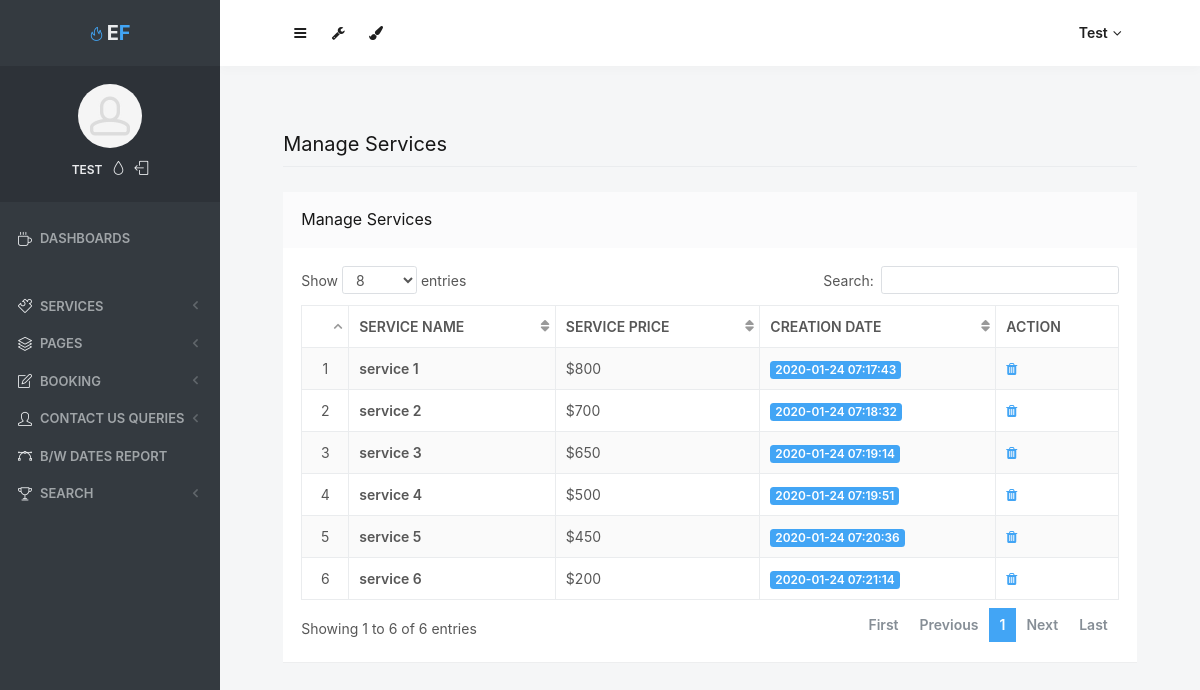
Screenshot of /admin/manage-services.php (signed in) with the database file from the repository.
### tables this page shows
CREATE TABLE `tblservice` (
  `ID` int(10) NOT NULL,
  `ServiceName` varchar(200) DEFAULT NULL,
  `SerDes` varchar(250) NOT NULL,
  `ServicePrice` varchar(200) DEFAULT NULL,
  `CreationDate` timestamp NULL DEFAULT current_timestamp()
);

### admin/manage-services.php (the view, shortened to what this page needs)
<?php
include('includes/dbconnection.php');
if (strlen($_SESSION['odmsaid']==0)) {
  header('location:logout.php');
  } else{
  ?>
<!doctype html>
<html lang="en" class="no-focus">
    <head>
        <link rel="stylesheet" href="assets/js/plugins/datatables/dataTables.bootstrap4.min.css">
        <link rel="stylesheet" id="css-main" href="assets/css/codebase.min.css">
    </head>
    <body>
        <div id="page-container" class="sidebar-o sidebar-inverse side-scroll page-header-fixed main-content-narrow">
           <?php include_once('includes/sidebar.php');?>
          <?php include_once('includes/header.php');?>
            <main id="main-container">
                <div class="content">
                    <h2 class="content-heading">Manage Services</h2>
                    <div class="block">
                        <div class="block-header block-header-default">
                            <h3 class="block-title">Manage Services</h3>
                        </div>
                        <div class="block-content block-content-full">
                            <table class="table table-bordered table-striped table-vcenter js-dataTable-full-pagination">
                                <thead>
                                    <tr>
                                        <th class="text-center"></th>
                                        <th>Service Name</th>
                                        <th class="d-none d-sm-table-cell">Service Price</th>
                                        <th class="d-none d-sm-table-cell">Creation Date</th>
                                        <th class="d-none d-sm-table-cell" style="width: 15%;">Action</th>
                                       </tr>
                                </thead>
                                <tbody>
                                    <?php
$sql="SELECT * from tblservice";
$query = $dbh -> prepare($sql);
$query->execute();
$results=$query->fetchAll(PDO::FETCH_OBJ);
$cnt=1;
if($query->rowCount() > 0)
{
foreach($results as $row)
{               ?>
                                    <tr>
                                        <td class="text-center"><?php echo htmlentities($cnt);?></td>
                                        <td class="font-w600"><?php  echo htmlentities($row->ServiceName);?></td>
                                        <td class="d-none d-sm-table-cell">$<?php  echo htmlentities($row->ServicePrice);?></td>
                                        <td class="d-none d-sm-table-cell">
                                            <span class="badge badge-primary"><?php  echo htmlentities($row->CreationDate);?></span>
                                        </td>
                                         <td class="d-none d-sm-table-cell"><a href="manage-services.php?delid=<?php echo ($row->ID);?>" onclick="return confirm('Do you really want to Delete ?');"><i class="fa fa-trash fa-delete" aria-hidden="true"></i></a></td>
                                    </tr>
                                    <?php $cnt=$cnt+1;}} ?>
                                </tbody>
                            </table>
                        </div>
                    </div>
                </div>
            </main>
        </div>
    </body>
</html>
<?php }  ?>

### admin/includes/sidebar.php (shortened to what this page needs)
<?php
   include('includes/dbconnection.php');
   if (strlen($_SESSION['odmsaid'] == 0)) {
       header('location:logout.php');
   } else {
   ?>
    <nav id="sidebar">
        <div id="sidebar-scroll">
            <div class="sidebar-content">
                <div class="content-header content-header-fullrow px-15">
                    <div class="content-header-section text-center align-parent sidebar-mini-hidden">
                        <div class="content-header-item">
                            <a class="link-effect font-w700" href="dashboard.php">
                                <i class="si si-fire text-primary"></i>
                                <span class="font-size-xl text-dual-primary-dark">E</span><span class="font-size-xl text-primary">F</span>
                            </a>
                        </div>
                    </div>
                </div>
                <div class="content-side content-side-full content-side-user px-10 align-parent">
                    <div class="sidebar-mini-hidden-b text-center">
                        <a class="img-link" href="be_pages_generic_profile.html">
                            <img class="img-avatar" src="assets/img/avatars/avatar15.jpg" alt="">
                        </a>
                        <ul class="list-inline mt-10">
                            <?php
                               $aid = $_SESSION['odmsaid'];
                               $sql = "SELECT AdminName from  tbladmin where ID=:aid";
                               $query = $dbh->prepare($sql);
                               $query->bindParam(':aid', $aid, PDO::PARAM_STR);
                               $query->execute();
                               $results = $query->fetchAll(PDO::FETCH_OBJ);
                               $cnt = 1;
                               if ($query->rowCount() > 0) {
                                   foreach ($results as $row) {               ?>
                                    <li class="list-inline-item">
                                        <a class="link-effect text-dual-primary-dark font-size-xs font-w600 text-uppercase" href="admin-profile.php"><?php echo $row->AdminName; ?></a>
                                    </li><?php $cnt = $cnt + 1;
                                       }
                                   } ?>
                            <li class="list-inline-item">
                                <a class="link-effect text-dual-primary-dark" data-toggle="layout" data-action="sidebar_style_inverse_toggle" href="admin-profile.php">
                                    <i class="si si-drop"></i>
                                </a>
                            </li>
                            <li class="list-inline-item">
                                <a class="link-effect text-dual-primary-dark" href="logout.php">
                                    <i class="si si-logout"></i>
                                </a>
                            </li>
                        </ul>
                    </div>
                </div>
                <div class="content-side content-side-full">
                    <ul class="nav-main">
                        <li class="open">
                            <a href="dashboard.php"><i class="si si-cup"></i><span class="sidebar-mini-hide">Dashboards</span></a>
                        </li>
                        <li class="nav-main-heading"><span class="sidebar-mini-visible">UI</span><span class="sidebar-mini-hidden"></span></li>
                        <li>
                            <a class="nav-submenu" data-toggle="nav-submenu"><i class="si si-puzzle"></i><span class="sidebar-mini-hide"></span>Services</a>
                        </li>
                        <li>
                            <a class="nav-submenu" data-toggle="nav-submenu" href="#"><i class="si si-layers"></i><span class="sidebar-mini-hide">Pages</span></a>
                        </li>
                        <li>
                            <a class="nav-submenu" data-toggle="nav-submenu" href="#"><i class="si si-note"></i><span class="sidebar-mini-hide">Booking</span></a>
                        </li>
                        <li>
                            <a class="nav-submenu" data-toggle="nav-submenu" href="#"><i class="si si-user"></i><span class="sidebar-mini-hide">Contact Us Queries</span></a>
                        </li>
                        <li>
                            <a href="between-dates-report.php"><i class="si si-vector"></i><span class="sidebar-mini-hide">B/w Dates Report</span></a>
                        </li>
                        <li>
                            <a class="nav-submenu" data-toggle="nav-submenu" href="#"><i class="si si-trophy"></i><span class="sidebar-mini-hide">Search</span></a>
                        </li>
                    </ul>
                </div>
            </div>
        </div>
    </nav>
<?php }  ?>

### admin/includes/header.php (shortened to what this page needs)
<?php
 include('includes/dbconnection.php');
 if (strlen($_SESSION['odmsaid'] == 0)) {
     header('location:logout.php');
 } else {
 ?>
    <header id="page-header">
        <div class="content-header">
            <div class="content-header-section">
                <button type="button" class="btn btn-circle btn-dual-secondary" data-toggle="layout" data-action="sidebar_toggle">
                    <i class="fa fa-navicon"></i>
                </button>
                <div class="btn-group" role="group">
                    <button type="button" class="btn btn-circle btn-dual-secondary" id="page-header-options-dropdown" data-toggle="dropdown" aria-haspopup="true" aria-expanded="false">
                        <i class="fa fa-wrench"></i>
                    </button>
                </div>
                <div class="btn-group" role="group">
                    <button type="button" class="btn btn-circle btn-dual-secondary" id="page-header-themes-dropdown" data-toggle="dropdown" aria-haspopup="true" aria-expanded="false">
                        <i class="fa fa-paint-brush"></i>
                    </button>
                </div>
            </div>
            <div class="content-header-section">
                <div class="btn-group" role="group">
                    <?php
                     $aid = $_SESSION['odmsaid'];
                     $sql = "SELECT AdminName from  tbladmin where ID=:aid";
                     $query = $dbh->prepare($sql);
                     $query->bindParam(':aid', $aid, PDO::PARAM_STR);
                     $query->execute();
                     $results = $query->fetchAll(PDO::FETCH_OBJ);
                     if ($query->rowCount() > 0) {
                         foreach ($results as $row) {               ?>
                            <button type="button" class="btn btn-rounded btn-dual-secondary" id="page-header-user-dropdown" data-toggle="dropdown" aria-haspopup="true" aria-expanded="false">
                                <?php echo $row->AdminName; ?><i class="fa fa-angle-down ml-5"></i>
                            </button>
                    <?php $cnt = $cnt + 1;
                         }
                     } ?>
                </div>
            </div>
        </div>
    </header>
<?php }  ?>

### rows the page displays
tblservice: ServiceName "service 1", ServicePrice "800", CreationDate "2020-01-24 07:17:43"
tblservice: ServiceName "service 2", ServicePrice "700", CreationDate "2020-01-24 07:18:32"
tblservice: ServiceName "service 3", ServicePrice "650", CreationDate "2020-01-24 07:19:14"
tblservice: ServiceName "service 4", ServicePrice "500", CreationDate "2020-01-24 07:19:51"
tblservice: ServiceName "service 5", ServicePrice "450", CreationDate "2020-01-24 07:20:36"
tblservice: ServiceName "service 6", ServicePrice "200", CreationDate "2020-01-24 07:21:14"

### other values shown
$row->AdminName "TEST"
$row->AdminName "Test"
